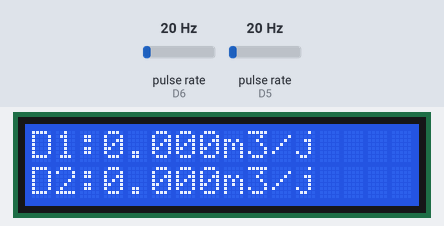
Bench run of a sketch on a simulated ESP8266 (NodeMCU). Shown: 16×2 character LCD. Wiring (inferred from the names in the program): 2 × pulse sensor: data D6 / data D5. The inputs (shaded band) are chosen by the test bench; at power-on: pulse rate (sensors on D6, D5) 20 Hz. WiFi joins after 1.5 s; servers stay silent unless stated; network time is answered at once with the bench clock; the local clock reads 2024-03-15 10:24:30 at power-on unless the sketch sets it; what the sketch prints to the serial monitor is not drawn.

Above: at 3.1 s.
3.2 s: pulse rate (sensor on D6) set to 4 Hz
At 8.8 s:
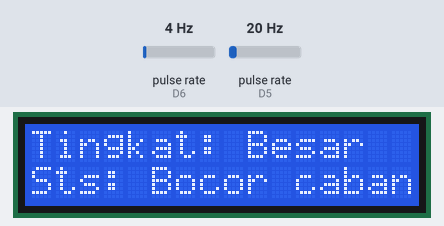
12.2 s: pulse rate (sensor on D5) set to 8 Hz
At 21.6 s:
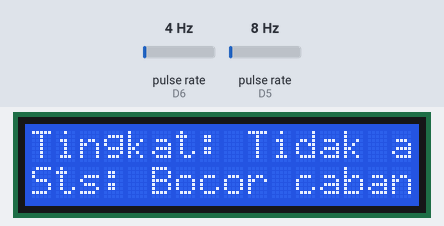
21.7 s: pulse rate (sensor on D6) set to 50 Hz
At 24.2 s:
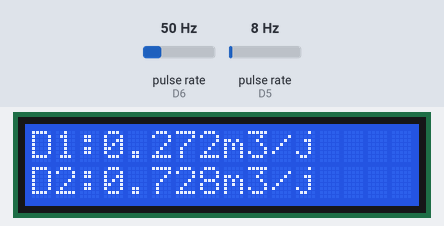
27.1 s: pulse rate (sensor on D6) set to 4 Hz
At 34.9 s:
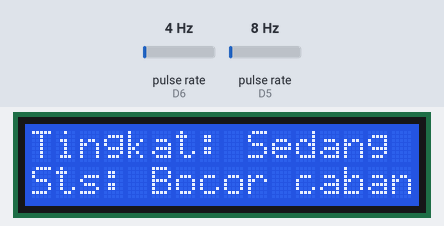
36.6 s: pulse rate (sensor on D5) set to 4 Hz
At 41.0 s:
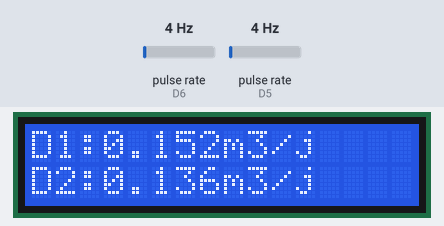
44.1 s: pulse rate (sensor on D5) set to 50 Hz
At 45.5 s:
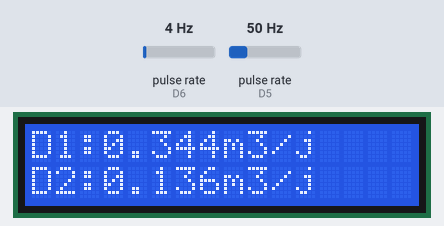
Timing chart, 0 to 47.1 s (numbered marks = the images above; inputs shaded):
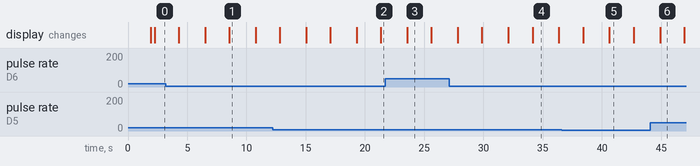

The sketch:

sketch_nov8aCABANGSATUM3JAMBARU_copy_20241108133931.ino
```cpp
#define BLYNK_TEMPLATE_ID "TMPL63elZ23Za"
#define BLYNK_TEMPLATE_NAME "Pengukuran dan analisis debit air"

#include <ESP8266WiFi.h>
#include <BlynkSimpleEsp8266.h>
#include <Wire.h>
#include <LiquidCrystal_I2C.h>
#include <NTPClient.h>
#include <WiFiUdp.h>
#include <TimeLib.h>

// Konfigurasi Blynk
char auth[] = "MsU3-o-oSF8-BB8m5i1KaSImE9zcFmBw";
char ssid[] = "Ndk Modal";
char pass[] = "12345678";

// Pin untuk Sensor Aliran Air
#define FLOW_SENSOR_PIN1 D5  // Sensor 1
#define FLOW_SENSOR_PIN2 D6  // Sensor 2

// Inisialisasi LCD
LiquidCrystal_I2C lcd(0x27, 16, 2);  // Alamat I2C LCD mungkin berbeda

volatile int flowPulseCount1 = 0;
volatile int flowPulseCount2 = 0;

// Koefisien kalibrasi sensor aliran
const float calibrationFactor = 7.5;  // Pulsa per liter

unsigned long previousMillis = 0; // Variabel untuk menghitung waktu
float totalVolumeSensor2_m3 = 0.0;    // Variabel untuk menyimpan total volume sensor 2 (m³)
float totalBiaya = 0.0;               // Variabel untuk menyimpan total biaya

// Variabel global untuk status kebocoran dan tingkat kebocoran
String statusKebocoran = "Aman";
String tingkatKebocoran = "Tidak ada";

WiFiUDP ntpUDP;
NTPClient timeClient(ntpUDP, "pool.ntp.org", 25200, 60000);  // Waktu UTC+7 (25200 detik offset)

// ISR untuk menangkap pulsa dari sensor flow
void ICACHE_RAM_ATTR flowPulseISR1() { flowPulseCount1++; }
void ICACHE_RAM_ATTR flowPulseISR2() { flowPulseCount2++; }

void setup() {
  Serial.begin(9600);
  delay(100);

  Serial.println("Mulai setup...");
  Blynk.begin(auth, ssid, pass);

  lcd.init();
  lcd.backlight();
  Serial.println("LCD diinisialisasi...");

  pinMode(FLOW_SENSOR_PIN1, INPUT);
  pinMode(FLOW_SENSOR_PIN2, INPUT);

  attachInterrupt(digitalPinToInterrupt(FLOW_SENSOR_PIN1), flowPulseISR1, RISING);
  attachInterrupt(digitalPinToInterrupt(FLOW_SENSOR_PIN2), flowPulseISR2, RISING);

  Serial.println("Interrupts diinisialisasi...");

  timeClient.begin();  // Mulai client NTP
}

// Fungsi untuk menghitung biaya berdasarkan volume air
float hitungBiaya(float totalVolumeSensor2_m3) {
  float biaya = 0;
  if (totalVolumeSensor2_m3 <= 10) {
    biaya = totalVolumeSensor2_m3 * 210;  // per m³
  } else if (totalVolumeSensor2_m3 <= 20) {
    biaya = (10 * 210) + ((totalVolumeSensor2_m3 - 10) * 310);
  } else if (totalVolumeSensor2_m3 <= 30) {
    biaya = (10 * 210) + (10 * 310) + ((totalVolumeSensor2_m3 - 20) * 450);
  } else {
    biaya = (10 * 210) + (10 * 310) + (10 * 450) + ((totalVolumeSensor2_m3 - 30) * 630);
  }
  return biaya;
}

// Fungsi untuk menghitung dan menampilkan status kebocoran
void tampilkanStatusKebocoran(float flowRate1, float flowRate2) {
  float toleransi = 0.05 * flowRate1;
  float selisihDebit = abs(flowRate1 - flowRate2);

  statusKebocoran = "Aman";
  tingkatKebocoran = "Tidak ada";

  if (selisihDebit > toleransi) {
    if (selisihDebit >= 0.160) {
      tingkatKebocoran = "Besar";
    } else if (selisihDebit >= 0.144) {
      tingkatKebocoran = "Sedang";
    } else if (selisihDebit >= 0.137) {
      tingkatKebocoran = "Kecil";
    }
    statusKebocoran = "Bocor cabang1";
  }

  Serial.print("Status Kebocoran: ");
  Serial.println(statusKebocoran);
  Serial.print("Tingkat Kebocoran: ");
  Serial.println(tingkatKebocoran);

  Blynk.virtualWrite(V3, statusKebocoran);
  Blynk.virtualWrite(V4, tingkatKebocoran);

  // Tampilkan status dan tingkat kebocoran di LCD
  lcd.clear();
  lcd.setCursor(0, 0);
  lcd.print("Sts: ");
  lcd.print(statusKebocoran);
  lcd.setCursor(0, 1);
  lcd.print("Tingkat: ");
  lcd.print(tingkatKebocoran);
}

void loop() {
  Blynk.run();

  unsigned long currentMillis = millis();
  unsigned long interval = 1000;  // 1 detik

  if (currentMillis - previousMillis >= interval) {
    previousMillis = currentMillis;

    // Hentikan interrupt saat membaca pulsa
    noInterrupts();
    int pulseCount1 = flowPulseCount1;
    int pulseCount2 = flowPulseCount2;
    flowPulseCount1 = 0;
    flowPulseCount2 = 0;
    interrupts();

    // Hitung volume air dalam liter, kemudian konversi ke m³
    float volume1_m3 = (pulseCount1 / calibrationFactor) / 1000.0;  // Konversi ke m³
    float volume2_m3 = (pulseCount2 / calibrationFactor) / 1000.0;  // Konversi ke m³

    // Tambahkan volume ke total volume sensor 2
    totalVolumeSensor2_m3 += volume2_m3;

    // Hitung biaya berdasarkan total volume air yang terpakai
    totalBiaya = hitungBiaya(totalVolumeSensor2_m3);

    // **Perhitungan Debit Air** dalam m³/jam
    float debitAir1 = ((pulseCount1 / calibrationFactor) * 0.001) * 60;  // Debit dalam m³/jam
    float debitAir2 = ((pulseCount2 / calibrationFactor) * 0.001) * 60;  // Debit dalam m³/jam

    // Kirim data debit air ke Blynk
    Blynk.virtualWrite(V0, String(debitAir1, 3));  // Debit air sensor 1 (m³/jam)
    Blynk.virtualWrite(V1, String(debitAir2, 3));  // Debit air sensor 2 (m³/jam)

    // Kirim data biaya ke Blynk
    Blynk.virtualWrite(V2, String(totalBiaya, 3));  // Biaya total

    // Tampilkan volume dalam m³ di Serial Monitor dengan 3 angka di belakang koma
    Serial.print("Sensor 1: Volume = ");
    Serial.print(String(volume1_m3, 3));
    Serial.println(" m³");

    Serial.print("Sensor 2: Volume = ");
    Serial.print(String(volume2_m3, 3));
    Serial.println(" m³");

    Serial.print("Biaya Total: ");
    Serial.print(String(totalBiaya, 3));
    Serial.println(" Rupiah");

    // **Tampilkan Debit Air** di Serial Monitor dengan 3 angka di belakang koma
    Serial.print("Sensor 1: Debit = ");
    Serial.print(String(debitAir1, 3));
    Serial.println(" m³/jam");

    Serial.print("Sensor 2: Debit = ");
    Serial.print(String(debitAir2, 3));
    Serial.println(" m³/jam");

    // Tampilkan status kebocoran
    tampilkanStatusKebocoran(debitAir1, debitAir2);

    // Tampilkan waktu (hanya jam) di Serial Monitor
    timeClient.update();
    Serial.print("Waktu (jam): ");
    Serial.println(timeClient.getFormattedTime());

    // **Tampilkan data pada LCD**
    lcd.clear();
    lcd.setCursor(0, 0);
    lcd.print("D1:");
    lcd.print(String(debitAir1, 3));
    lcd.print("m3/j");

    lcd.setCursor(0, 1);
    lcd.print("D2:");
    lcd.print(String(debitAir2, 3));
    lcd.print("m3/j");

    delay(2000); // Tunda 2 detik untuk menampilkan debit

    lcd.clear();
    lcd.setCursor(0, 0);
    lcd.print("Biaya: ");
    lcd.print(String(totalBiaya, 3));

    lcd.setCursor(0, 1);
    lcd.print("Sts: ");
    lcd.print(statusKebocoran);

    lcd.setCursor(0, 0);
    lcd.print("Tingkat: ");
    lcd.print(tingkatKebocoran);

    delay(2000); // Tunda 2 detik untuk menampilkan biaya dan tingkat kebocoran
  }
}
```

Measured:
- after the input at 21.7 s, the display: changes after 1.9 s (image 3)
- after the input at 36.6 s, the display: first differs from a run without the input after 4.0 s (image 5)
- what the display in image 1 shows lasts 2.2 s, from 8.6 s to 10.8 s
- what the display in image 3 shows lasts 2.0 s, from 23.6 s to 25.6 s
